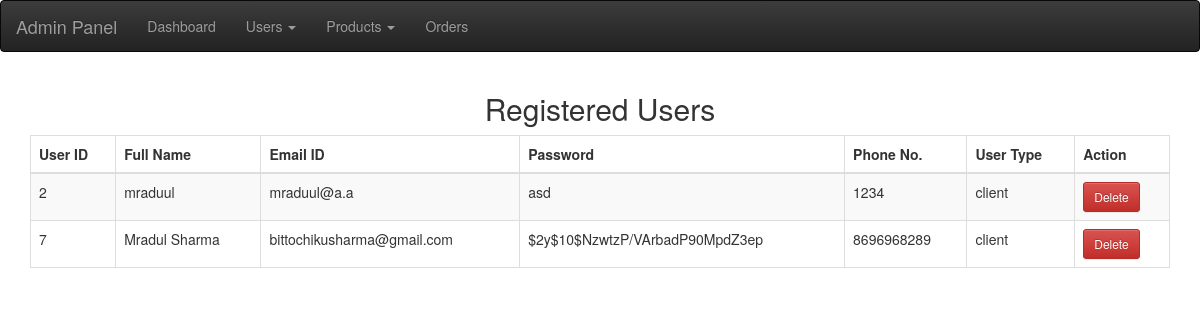
/admin/viewuser.php, run on the app's committed database.
### tables this page shows
CREATE TABLE `users` (
  `user_id` int(11) NOT NULL,
  `name` varchar(40) DEFAULT NULL,
  `emailed` varchar(30) DEFAULT NULL,
  `password` varchar(30) DEFAULT NULL,
  `phoneno` bigint(20) DEFAULT NULL,
  `role` varchar(20) DEFAULT NULL
);

### admin/viewuser.php (the view, shortened to what this page needs)
<?php
include 'admin_nav.php';
?>
<!doctype html>
<html lang="en">
  <head>
    <link rel="stylesheet" href="https://maxcdn.bootstrapcdn.com/bootstrap/3.4.1/css/bootstrap.min.css">
    <link rel="stylesheet" href="https://maxcdn.bootstrapcdn.com/bootstrap/3.4.1/css/bootstrap-theme.min.css">
  </head>
  <body>
    <div class="container" style="margin-top: 20px;">
        <h2 class="text-center">Registered Users</h2>
        <?php
            $conn = mysqli_connect(HOSTNAME, USERNAME, PASSWORD, DBNAME);
            $qry = "SELECT * FROM users";
            $resultset = mysqli_query($conn, $qry);
            if(mysqli_num_rows($resultset) > 0){
                echo "<table class='table table-striped table-bordered'>";
                echo "<thead>";
                echo "<tr>";
                echo "<th>User ID</th>";
                echo "<th>Full Name</th>";
                echo "<th>Email ID</th>";
                echo "<th>Password</th>";
                echo "<th>Phone No.</th>";
                echo "<th>User Type</th>";
                echo "<th>Action</th>";
                echo "</tr>";
                echo "</thead>";
                echo "<tbody>";
                while($row = mysqli_fetch_array($resultset)){
                    $user_id = htmlspecialchars($row[0]);
                    echo "<tr>";
                    echo "<td>" . $user_id . "</td>";
                    echo "<td>" . htmlspecialchars($row[1]) . "</td>";
                    echo "<td>" . htmlspecialchars($row[2]) . "</td>";
                    echo "<td>" . htmlspecialchars($row[3]) . "</td>";
                    echo "<td>" . htmlspecialchars($row[4]) . "</td>";
                    echo "<td>" . htmlspecialchars($row[5]) . "</td>";
                    echo "<td>";
                    echo "<a href='delete_user.php?id=" . $user_id . "' class='btn btn-danger btn-sm' onclick='return confirm(\"Are you sure you want to delete this user?\");'>Delete</a>";
                    echo "</td>";
                    echo "</tr>";
                }
                echo "</tbody>";
                echo "</table>";
            }
            else{
                echo "<h3 class='text-center text-warning'>No Record Found!!!!!</h3>";
            }
        ?>
    </div>
  </body>
</html>

### data on the page
users: user_id "2", name "mraduul", emailed "mraduul@a.a", password "asd", phoneno "1234", role "client"
users: user_id "7", name "Mradul Sharma", emailed "bittochikusharma@gmail.com", password "$2y$10$NzwtzP/VArbadP90MpdZ3ep", phoneno "8696968289", role "client"
